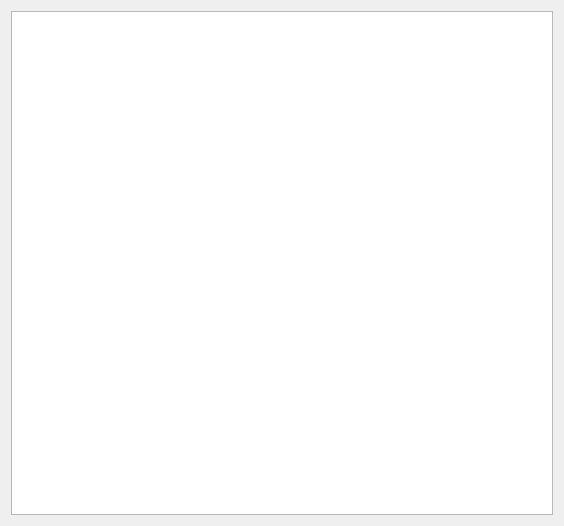
<?xml version="1.0" encoding="UTF-8"?>
<ui version="4.0">
 <class>Widget</class>
 <widget class="QWidget" name="Widget">
  <property name="geometry">
   <rect>
    <x>0</x>
    <y>0</y>
    <width>564</width>
    <height>526</height>
   </rect>
  </property>
  <property name="windowTitle">
   <string>Widget</string>
  </property>
  <layout class="QVBoxLayout" name="verticalLayout">
   <item>
    <widget class="QTableView" name="tableView"/>
   </item>
  </layout>
 </widget>
 <layoutdefault spacing="6" margin="11"/>
 <resources/>
 <connections/>
</ui>
